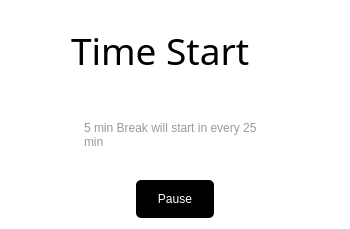
<?xml version="1.0" encoding="UTF-8"?>
<ui version="4.0">
 <class>MainTimer</class>
 <widget class="QDialog" name="MainTimer">
  <property name="geometry">
   <rect>
    <x>0</x>
    <y>0</y>
    <width>350</width>
    <height>229</height>
   </rect>
  </property>
  <property name="windowTitle">
   <string>Pomodoro</string>
  </property>
  <property name="windowIcon">
   <iconset resource="resources.qrc">
    <normaloff>:/icons/pomodoro.png</normaloff>:/icons/pomodoro.png</iconset>
  </property>
  <property name="styleSheet">
   <string notr="true">background-color:white;
color:black;
padding-left:30px;
</string>
  </property>
  <layout class="QVBoxLayout" name="verticalLayout">
   <item>
    <widget class="QLabel" name="label_date_time">
     <property name="font">
      <font>
       <family>Algerian</family>
       <pointsize>28</pointsize>
      </font>
     </property>
     <property name="styleSheet">
      <string notr="true">margin-left:20px;
</string>
     </property>
     <property name="text">
      <string>Time Start</string>
     </property>
    </widget>
   </item>
   <item>
    <widget class="QLabel" name="info_label">
     <property name="styleSheet">
      <string notr="true">color:rgba(153, 153, 153, 1);
padding:10px 60px;
margin-left:10px;
</string>
     </property>
     <property name="text">
      <string>5 min Break will start in every 25 min</string>
     </property>
     <property name="wordWrap">
      <bool>true</bool>
     </property>
    </widget>
   </item>
   <item>
    <widget class="QPushButton" name="pauseResume">
     <property name="styleSheet">
      <string notr="true">border-radius:5px;
color:white;
background-color:black;
margin: 0px 125px;

padding:12px 10px;</string>
     </property>
     <property name="text">
      <string>Pause</string>
     </property>
    </widget>
   </item>
  </layout>
 </widget>
 <resources>
  <include location="resources.qrc"/>
 </resources>
 <connections/>
</ui>
